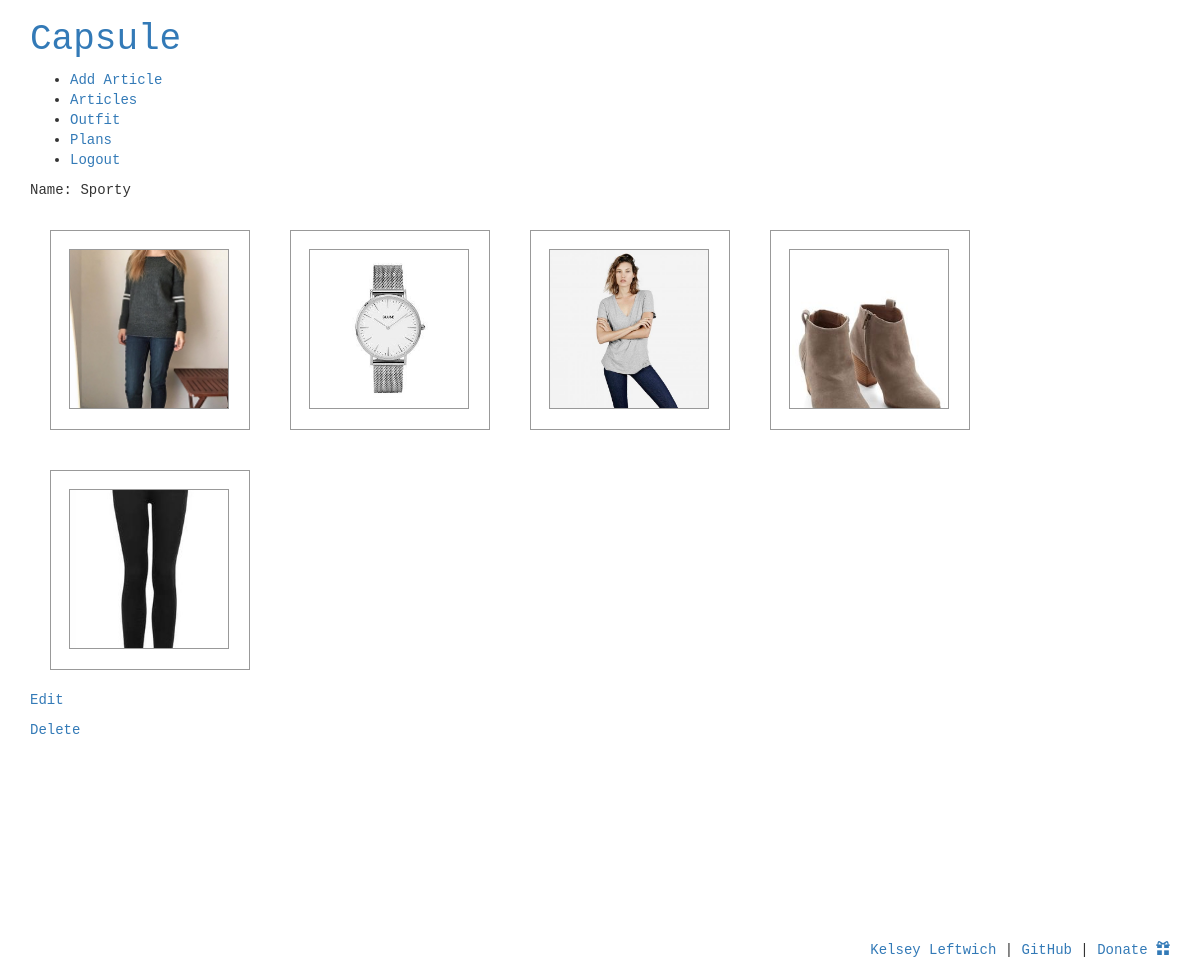
/outfits/37/ (signed in), run on the app's committed database.
### grid/models.py (models this page shows, shortened)
class Outfit(models.Model):
	name=models.CharField(max_length=255, null=True, blank=True)
	user = models.ForeignKey(User, on_delete=models.CASCADE, null=False)
	articles =  models.ManyToManyField(Article)

class Article(models.Model):
	ARTICLE_TYPES = (
		('T', 'Top'),
		('B', 'Bottom'),
		('D', 'Dress'),
		('A', 'Details'),
		('O', 'Outer'),
		('S', 'Shoes'),
		)
	WEATHER_TYPES = (
		('C', 'Cool'),
		('W', 'Warm'),
		('B', 'Both'),
		)
	name = models.CharField(max_length=255)
	description = models.TextField(blank=True, null=True)
	user = models.ForeignKey(User, on_delete=models.CASCADE, null=False)
	article_type = models.CharField(max_length=1, choices=ARTICLE_TYPES, null=True)
	weather_type = models.CharField(max_length=1, choices=WEATHER_TYPES, null=True)
	image = models.ImageField(upload_to=get_image_path, null=True, blank=True)
	image_external = models.CharField(max_length=255, null=True)

### grid/views.py (the view)
# urls.py: url(r'^outfits/(?P<outfit_id>[0-9]+)/$', views.outfit_detail, name='outfit_detail'),
@login_required
def outfit_detail(request, outfit_id):
	outfit = Outfit.objects.get(id=outfit_id)
	return render(
		request,
		'outfits/outfit_detail.html',
		{'outfit': outfit,}
		)

### grid/templates/outfits/outfit_detail.html (shortened to what this page needs)
{% extends 'base.html' %}
{% block content %}
<p>Name: {%if outfit.name|length == 0 %}<i>unnamed</i>{% else %}{{outfit.name}}{% endif %}</p>
{% for article in outfit.articles.all %}
<div class="photo">
	{% if article.image and article.image.url %}
		<a href="{% url 'article_detail' article_id=article.id %}">
			<div class="photo-image" style="background-image: url({{article.image.url}})">
			</div>
		</a>
	{% elif article.image_external %}
		<a href="{% url 'article_detail' article_id=article.id %}">
			<div class="photo-image" style="background-image: url({{article.image_external}})">
			</div>
		</a>
	{% endif %}
</div>
{% endfor %}
<p><a href="{% url 'edit_outfit' outfit_id=outfit.id %}">Edit</a></p>
<p><a href="{% url 'delete_outfit' outfit_id=outfit.id %}">Delete</a></p>
{% endblock content %}

### grid/static/css/style.css (style rules this page uses)
body { font-family: monospace; }
.photo { position:relative; float:left; height:200px; width:200px; background:#fff; border:1px solid #999; margin:20px; }
.photo-image { background-size: cover; background-position: center; position:relative; cursor: pointer; top:18px; left:18px; width:160px; height: 160px; border:1px solid #999; overflow: hidden; transition: all 1s ease; }

### data on the page
Outfit: name "Sporty"
Article: image (picture)
Article: image (picture)
Article: image (picture)
Article: image (picture)
Article: image (picture)
